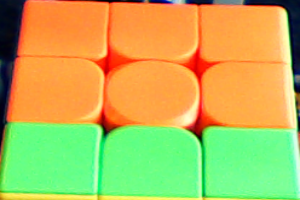
#> input picture cliente/fotos/recortados/face4.png, 300 x 200 px
$ python printaCorEspecifica.py
#> lines starting #> are read from the running program, lines starting #| are printed output that depends on the picture; after the words box and inside, x2 and y2 are one past the last pixel; in counts of white or black regions, pixels touching at a corner belong together
# import the necessary packages
import numpy as np														#codigo que identifica as cores do cubo
import cv2

# load the image 3
image = cv2.imread("../../fotos/recortados/face4.png")
#> image is the input picture: shape (200, 300, 3); mean B, G, R 89, 181.7, 187.3

# define the list of boundaries
boundaries = [
	("Azul",  [144, 32, 0], [255, 207, 11]),        	#azul
	("Verde", [60, 173, 36], [202, 255, 155]),      #verde
	("Laranja", [52, 100, 245], [108, 211, 255]),    #laranja
	("Amarelo", [59, 157, 201], [169, 255, 255]),  #amarelo
	("Vermelho", [7, 8, 176], [104, 107, 255]),     #vermelho
	("Branco", [175, 140, 144], [255, 255, 255]),   #branco
]

# loop over the boundaries
for (cor, lower, upper) in boundaries:
	# create NumPy arrays from the boundaries
	lower = np.array(lower, dtype = "uint8")
	upper = np.array(upper, dtype = "uint8")
	# find the colors within the specified boundaries and apply
	# the mask
	mask = cv2.inRange(image, lower, upper)
	output = cv2.bitwise_and(image, image, mask = mask)
	# show the images
	cv2.imshow(cor, np.hstack([image, output]))
	cv2.waitKey(0)
#> this loop made 6 passes
#> pass 1, `mask = cv2.inRange(image, lower, upper)`:
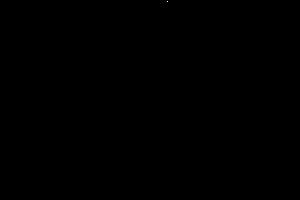
#> mask: shape (200, 300); 0% white in thin lines or dots, all inside (x1, y1, x2, y2) = (167, 1, 168, 2)
#> pass 1, `cv2.imshow(cor, np.hstack([image, output]))`:
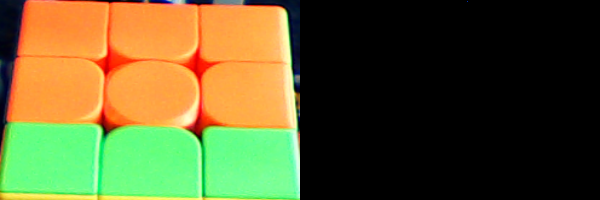
#> window 'Azul': shape (200, 600, 3); mean B, G, R 44.5, 90.8, 93.6
#> pass 2, `mask = cv2.inRange(image, lower, upper)`:
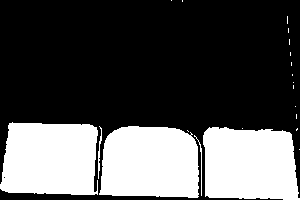
#> mask: shape (200, 300); 32.1% white; 21 white regions (16 under 20 px), largest, box (x1, y1, x2, y2) and area: (0, 122, 98, 195) 6404, (99, 126, 199, 198) 6399, (203, 127, 300, 200) 6253, (98, 126, 102, 179) 79, (194, 135, 202, 196) 67

$ run again, with cliente/fotos/recortados/face1.png copied over cliente/fotos/recortados/face4.png
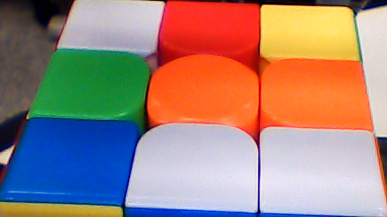
#> input picture cliente/fotos/recortados/face1.png, 387 x 217 px
#> image is the input picture: shape (217, 387, 3); mean B, G, R 125.2, 132.8, 159.5
#> the loop `for (cor, lower, upper) in boundaries:` made 6 passes
#> pass 1, `mask = cv2.inRange(image, lower, upper)`:
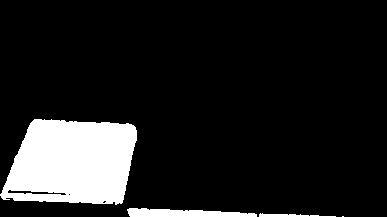
#> mask: shape (217, 387); 12.3% white; 4 white regions (1 under 20 px), largest, box (x1, y1, x2, y2) and area: (0, 119, 137, 205) 9285, (127, 208, 257, 217) 844, (259, 213, 336, 217) 175
#> pass 1, `cv2.imshow(cor, np.hstack([image, output]))`:
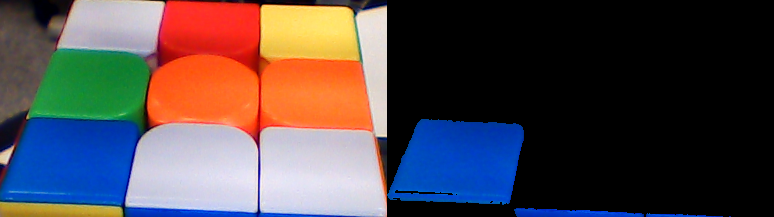
#> window 'Azul': shape (217, 774, 3); mean B, G, R 74.1, 70.6, 79.8
